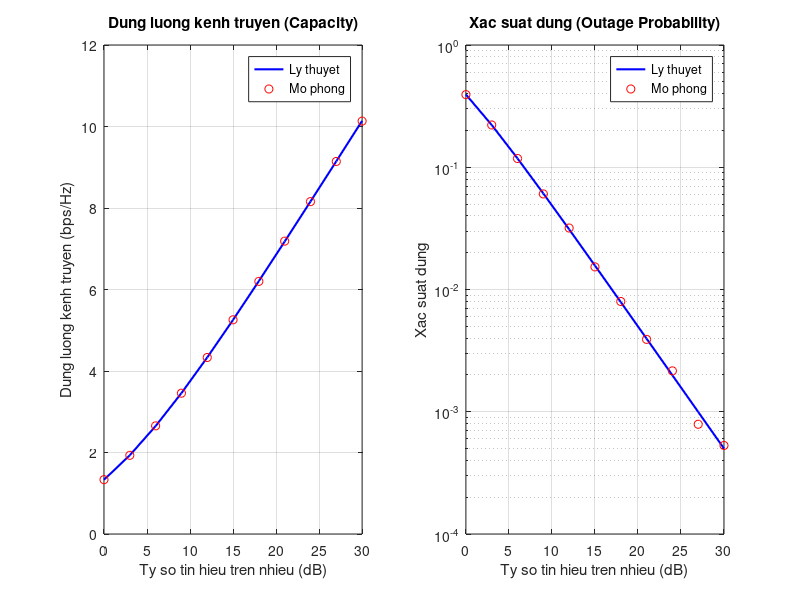

The MATLAB source for this figure:
clc; clear all; close all;

%% Thong so he thong kịch bản SISO - Rayleigh Fading
PdB = 0:3:30;             % Cong suat phat (dB)
P = 10.^(PdB/10);         % Cong suat phat tuyen tinh
Omega = 2;                % Do loi kenh truyen trung binh
R = 1;                    % Toc do truyen mong muon (bps/Hz)
gth = 2^R - 1;            % Nguong dung
B = 1;                    % Bang thong chuan hoa

%% 3.1 & 3.2 Tinh toan Ly thuyet
gamma_avg = P .* Omega;

% Dung luong ly thuyet (Rayleigh)
% Luu y: Ham expint trong MATLAB khac voi dinh nghia toan hoc tieu chuan
CR_a = -1/log(2) .* exp(1./gamma_avg) .* real(-expint(1./gamma_avg));

% Xac suat dung ly thuyet (Rayleigh)
OP_a = 1 - exp(-gth ./ gamma_avg);

%% 3.3 & 3.4 Mo phong Monte Carlo
N = 10^5; % So luong phep thu
CR_s = zeros(1, length(PdB));
OP_s = zeros(1, length(PdB));

for idx = 1:length(PdB)
    % Buoc 1: Tao kenh truyen Rayleigh bang bien gia ngau nhien phuc
    h = sqrt(Omega/2) .* (randn(1, N) + 1i*randn(1, N));
    
    % Buoc 2: Ty so tin hieu tren nhieu (SNR) tuc thoi
    gamma_inst = P(idx) .* abs(h).^2;
    
    % Buoc 3: Do dac ket qua
    % - Mo phong dung luong: lay trung binh Shannon capacity
    CR_s(idx) = sum(B .* log2(1 + gamma_inst)) / N;
    % - Mo phong OP: dem so lan dung luong < R (hay SNR < nguong gth)
    OP_s(idx) = sum(gamma_inst < gth) / N;
end

%% 3.5. Kiem tra va danh gia tren do thi
figure;

% --- Do thi Dung luong ---
subplot(1,2,1);
plot(PdB, CR_a, 'b-', 'LineWidth', 1.5); hold on;
plot(PdB, CR_s, 'ro');
grid on;
xlabel('Ty so tin hieu tren nhieu (dB)');
ylabel('Dung luong kenh truyen (bps/Hz)');
legend('Ly thuyet', 'Mo phong', 'Location', 'Best');
title('Dung luong kenh truyen (Capacity)');

% --- Do thi Xac suat dung ---
subplot(1,2,2);
semilogy(PdB, OP_a, 'b-', 'LineWidth', 1.5); hold on;
semilogy(PdB, OP_s, 'ro');
grid on;
xlabel('Ty so tin hieu tren nhieu (dB)');
ylabel('Xac suat dung');
legend('Ly thuyet', 'Mo phong', 'Location', 'Best');
title('Xac suat dung (Outage Probability)');

set(gcf, 'color', 'w');
